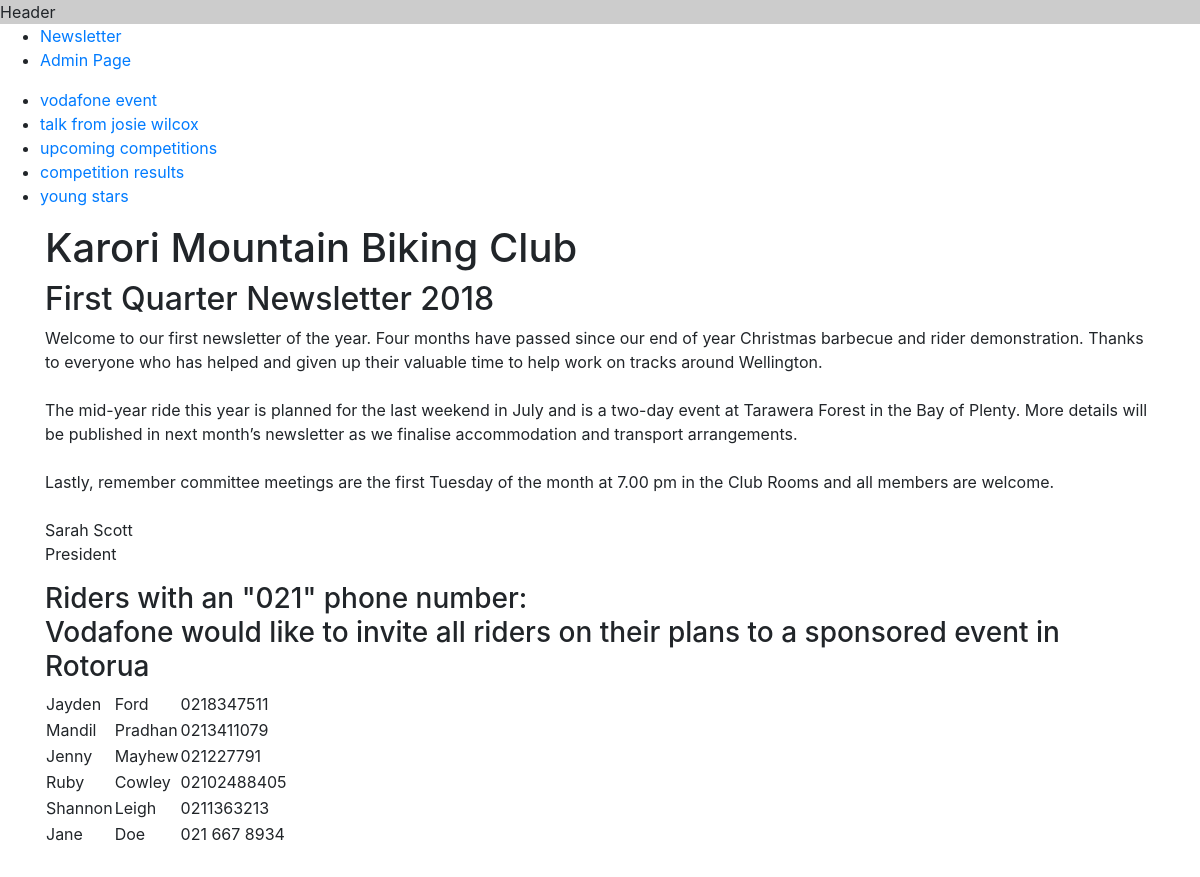
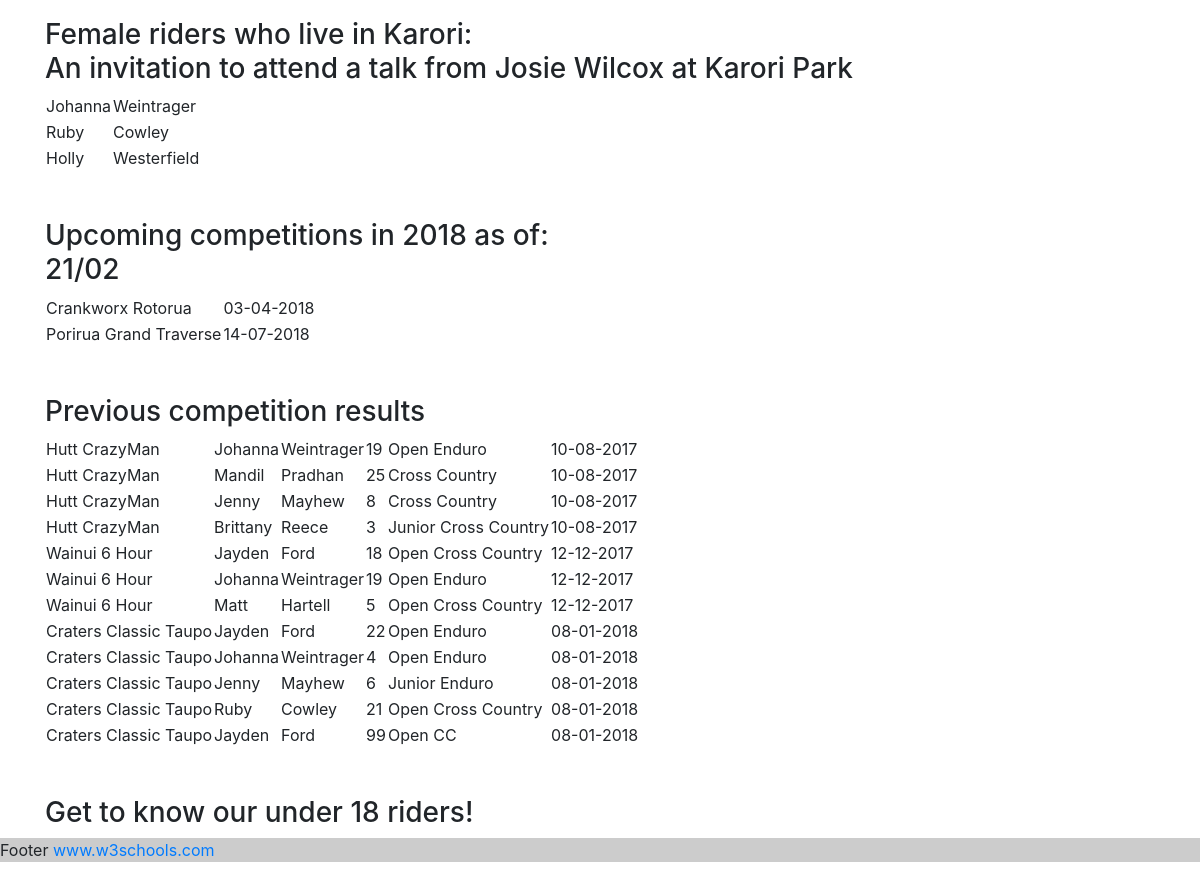
Before: / with the older database file (2 pictures, top to bottom).
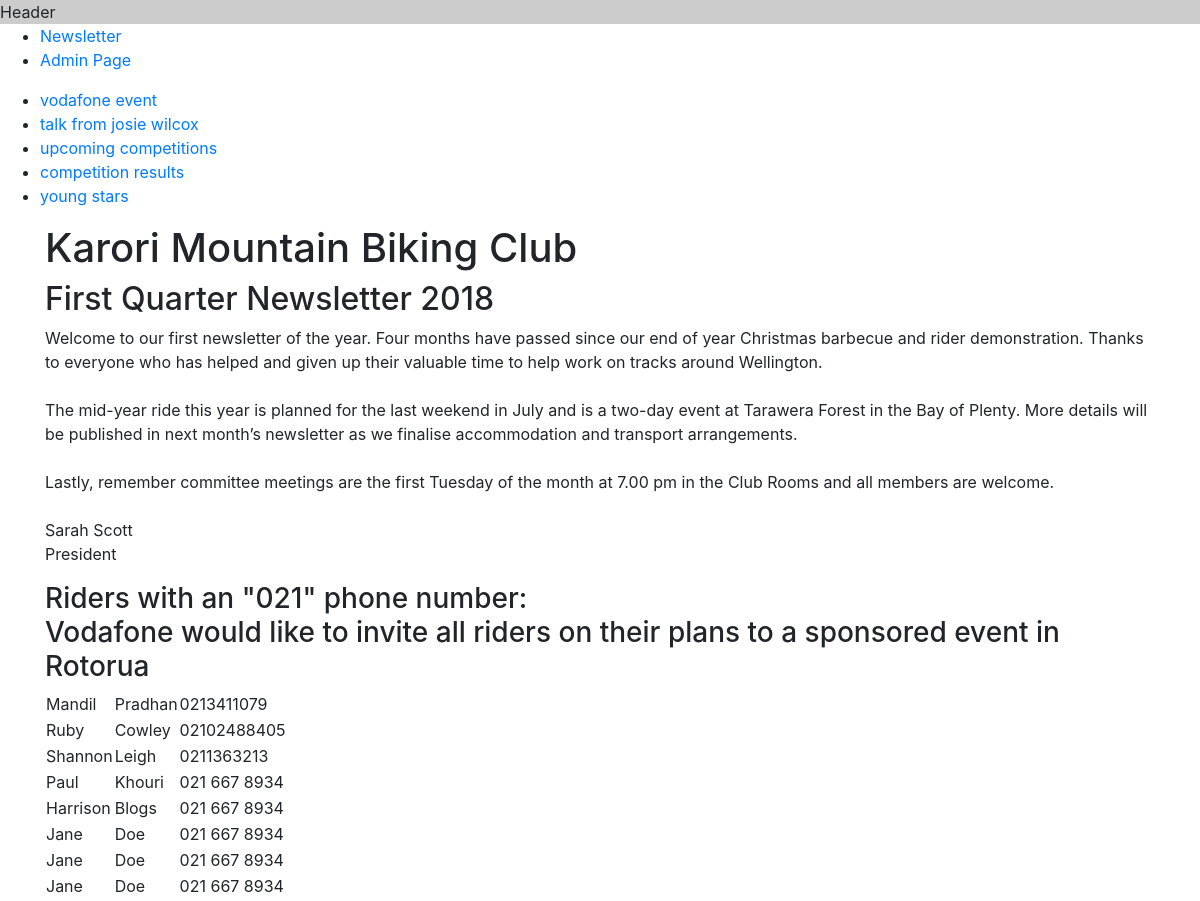
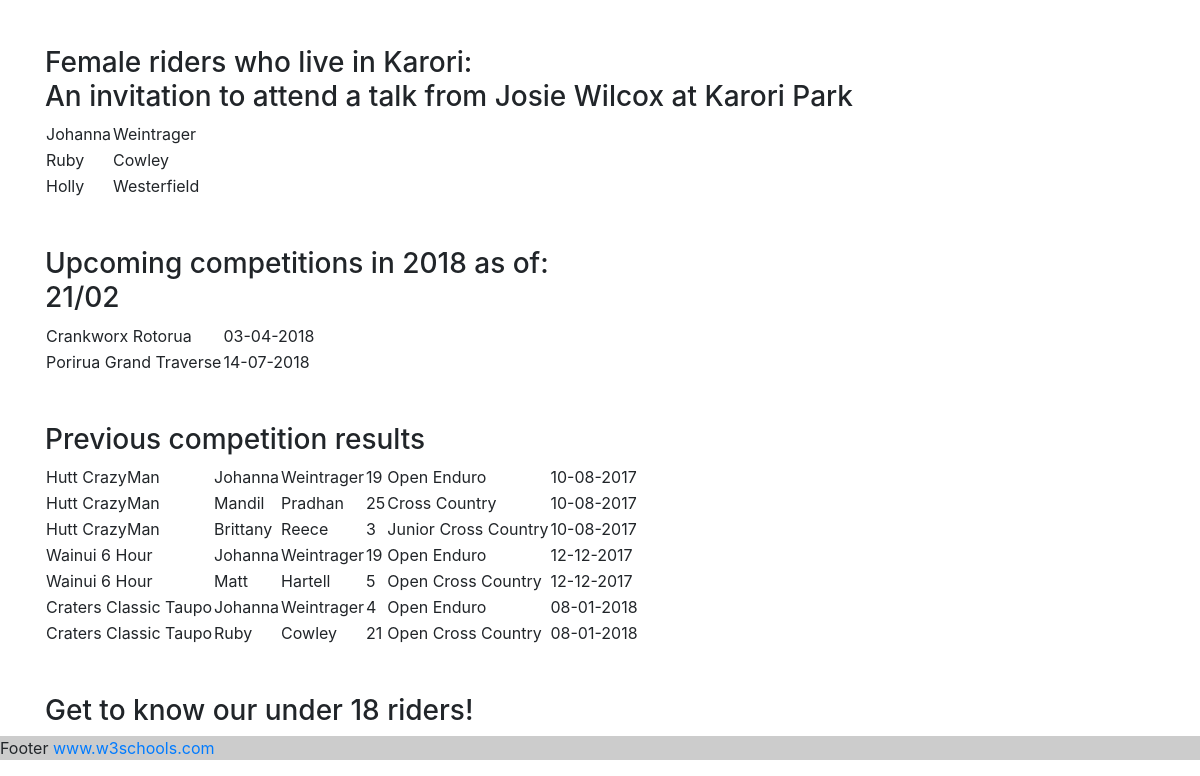
After: the same page with the newer database file (2 pictures, top to bottom).
### tables this page shows
CREATE TABLE "memberTable" (
"memberID" integer not null primary key autoincrement,
"firstName" nvarchar(20) not null,
"lastName" nvarchar(50) not null,
"address" nvarchar(100) not null,
"suburb" nvarchar(100) not null,
"postcode" nvarchar(4) not null,
"phoneNumber" nvarchar(20) not null,
"email" nvarchar(50) not null,
"birthDate" date not null,
"gender" nvarchar(20) not null,
"bio" nvarchar(500)
);

CREATE TABLE "events"(
"eventID" integer not null primary key autoincrement,
"event" nvarchar(100),
"eventDate" date
);

CREATE TABLE results(
"resultID" integer not null primary key autoincrement,
"memberID" integer not null,
"eventID" integer not null,
"result" integer not null,
"eventType" nvarchar(100)
);

### server.py (the view)
@app.route('/')
def main_index():
    query_f_k = 'select memberTable.firstName, memberTable.lastName from memberTable where gender = "Female" and suburb = "Karori";'
    query_vod = 'select memberTable.firstName, memberTable.lastName, memberTable.phoneNumber from memberTable where phoneNumber like "%021%";'
    query_event = ' select event, strftime("%d-%m-%Y", eventDate) as "Event Date" ' \
                  'from events where eventDate between "2018-02-21" and "2018-31-12" order by eventDate asc;'
    query_results = 'select events.event, memberTable.firstName, memberTable.lastName, ' \
                    'results.result, results.eventType, strftime("%d-%m-%Y", eventDate) as "Event Date" ' \
                    'from events ' \
                    'join results ' \
                    'on events.eventID=results.eventID ' \
                    'join memberTable ' \
                    'on results.memberID=memberTable.memberID ' \
                    'where events.eventDate>="2017-08-10" order by events.eventDate asc;'
    query_underage = 'select memberTable.firstName, memberTable.lastName, strftime("%d-%m-%Y", memberTable.birthDate) as "Birthdate", ' \
                     'date("now")-memberTable.birthDate as "Age", memberTable.bio ' \
                     'from memberTable where Age<18 order by birthDate asc;'
    conn = sqlite3.connect('memberTable.sqlite')
    cur = conn.cursor()
    cur.execute(query_f_k)
    f_k = cur.fetchall()
    cur.execute(query_vod)
    vod = cur.fetchall()
    cur.execute(query_event)
    event = cur.fetchall()
    cur.execute(query_results)
    results = cur.fetchall()
    cur.execute(query_underage)
    underage = cur.fetchall()
    conn.close()
    return render_template("index.html", f_k=f_k, vod=vod, event=event, results=results, underage=underage)

### templates/index.html (shortened to what this page needs)
{% extends "template.html" %}
{% block content %}
<ul>
					<li><a href="#T1">vodafone event</a></li>
					<li><a href="#T2">talk from josie wilcox</a></li>
					<li><a href="#T3">upcoming competitions</a></li>
                    <li><a href="#T4">competition results</a></li>
                    <li><a href="#T5">young stars</a></li>
				</ul>
		<div class="content">
			<div class="container">
                <h1>Karori Mountain Biking Club</h1>
                <h2>First Quarter Newsletter 2018</h2>
				<p>Welcome to our first newsletter of the year. Four months have passed since our end of year Christmas barbecue and rider demonstration. Thanks to everyone who has helped and given up their valuable time to help work on tracks around Wellington. <br><br>The mid-year ride this year is planned for the last weekend in July and is a two-day event at Tarawera Forest in the Bay of Plenty. More details will be published in next month’s newsletter as we finalise accommodation and transport arrangements. <br><br>Lastly, remember committee meetings are the first Tuesday of the month at 7.00 pm in the Club Rooms and all members are welcome.<br><br>
                Sarah Scott<br>
                President </p>
                <h3 id="T1">Riders with an "021" phone number: <br>Vodafone would like to invite all riders on their plans to a sponsored event in Rotorua</h3>
                <table>
                {% for row in vod %}
                    <tr><td>{{ row[0] }}</td><td> {{ row[1] }} </td> <td> {{ row[2] }} </td></tr>
                {% endfor %}
                    </table>
                <br><br>
                <h3 id="T2">Female riders who live in Karori: <br>An invitation to attend a talk from Josie Wilcox at Karori Park</h3>
                <table>
                {% for row in f_k %}
                    <tr><td>{{ row[0] }}</td><td> {{ row[1] }} </td></tr>
                {% endfor %}
                    </table>
                <br><br>
                <h3 id="T3">Upcoming competitions in 2018 as of:<br>21/02</h3>
                                <table>
                {% for row in event %}
                    <tr><td>{{ row[0] }}</td><td> {{ row[1] }} </td></tr>
                {% endfor %}
                    </table>
                <br><br>
                <h3 id="T4">Previous competition results</h3>
                <table>
                {% for row in results %}
                    <tr><td>{{ row[0] }}</td><td> {{ row[1] }} </td> <td>{{ row[2] }}</td><td> {{ row[3] }} </td> <td> {{ row[4] }} </td> <td> {{ row[5] }} </td> </tr>
                {% endfor %}
                    </table>
                <br><br>
                <h3 id="T5">Get to know our under 18 riders!</h3>
			</div>
		</div>
{% endblock %}

### templates/template.html (shortened to what this page needs)
<!DOCTYPE html>
<html lang="en">
<head>
  <link rel="stylesheet" href="https://maxcdn.bootstrapcdn.com/bootstrap/4.1.3/css/bootstrap.min.css">
</head>
	<body>
		<div style="background-color: #cccccc";>
                Header
        </div>
<ul>
    <li><a href="/">Newsletter </a></li>
    <li><a href="/admin">Admin Page </a></li>
</ul>
{%block content %} {% endblock %}
      <div style="background-color: #cccccc";>
      <p>Footer <a href="https://www.w3schools.com">www.w3schools.com</a></p>
    </div>
</body>
</html>

Changed rows visible on the page:
removed memberTable: firstName "Jayden", lastName "Ford", phoneNumber "0218347511"
removed memberTable: firstName "Jenny", lastName "Mayhew", phoneNumber "021227791"
removed results: event "Hutt CrazyMan", firstName "Jenny", lastName "Mayhew", result "8", eventType "Cross Country", row "10-08-2017"
removed results: event "Wainui 6 Hour", firstName "Jayden", lastName "Ford", result "18", eventType "Open Cross Country", row "12-12-2017"
removed results: event "Craters Classic Taupo", firstName "Jayden", lastName "Ford", result "22", eventType "Open Enduro", row "08-01-2018"
removed results: event "Craters Classic Taupo", firstName "Jenny", lastName "Mayhew", result "6", eventType "Junior Enduro", row "08-01-2018"
removed results: event "Craters Classic Taupo", firstName "Jayden", lastName "Ford", result "99", eventType "Open CC", row "08-01-2018"
added memberTable: firstName "Paul", lastName "Khouri", phoneNumber "021 667 8934"
added memberTable: firstName "Harrison", lastName "Blogs", phoneNumber "021 667 8934"
added memberTable: firstName "Jane", lastName "Doe", phoneNumber "021 667 8934"
added memberTable: firstName "Jane", lastName "Doe", phoneNumber "021 667 8934"
